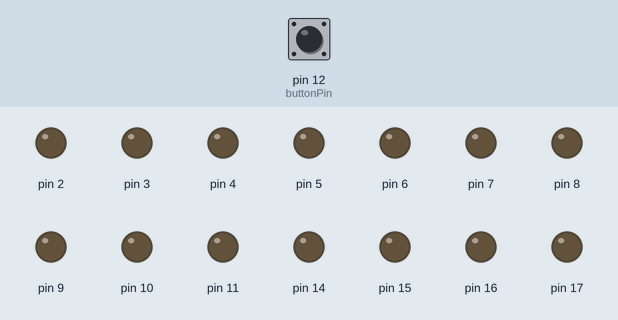
Recording of a sketch running on a simulated Arduino Uno, built with avr-gcc and run on an emulated ATmega328P. Shown: output pins drawn as LEDs (lit = HIGH). The inputs (shaded band) are chosen by the test bench; at power-on: pin 12 (buttonPin) LOW. Pins used as bus, display or sensor lines are not drawn; what the sketch prints to the serial monitor is not drawn.

Above: at 1.2 s.
1.3 s: pin 12 (buttonPin) pulled LOW for 0.15 s
At 2.8 s:
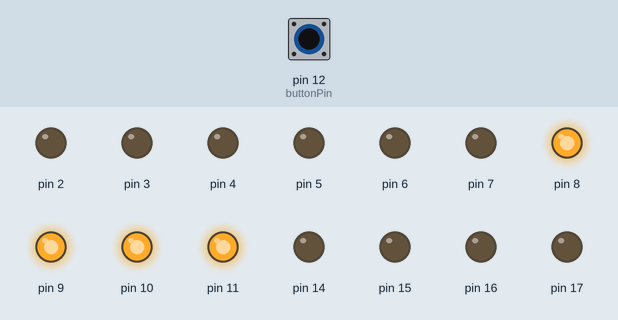
Timing chart, 0 to 4.3 s (numbered marks = the images above; inputs shaded):
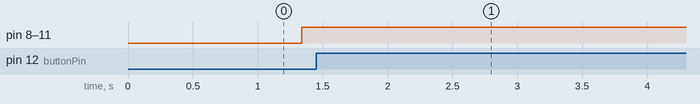

The sketch:

All_Quadrant_Testing_With_Button_Working.ino
```cpp
//DC26_LOADBOARD_2.6MHZ_SQUARE_WAVE_4CYCLES_BUTTON_PB5
//W.McCaffrey, E.Tann, T.Huddleston
//DC2026 Testing 6/6/2025
//Attempt to use PB5 as button input and cycle 4 square waves

volatile byte state = 0;

const int buttonPin = 12;                // PB4 (D12) as button input
const unsigned long debounceDelay = 200; // 200 ms debounce delay
unsigned long lastButtonPressTime = 0;
bool buttonWasPressed = false;

const unsigned int cyclesPerBurst = 4;  // 4 HIGH-LOW cycles per burst (~500 ns per burst)
uint8_t currentCombo = 0;  // Tracks PB0-PB3 combo (0 to 15)
void setup() {
  // Set PB4 (D12) as input
  DDRB &= ~(1 << 4);  // PB4 as input
  PORTB |= (1 << 4);  // Enable pull-up resistor on PB4

  DDRC = 0xFF;  // Set all PC0–PC7 as outputs
  DDRD = 0xFF;  // Set all PD0–PD7 as outputs
  DDRB |= 0x0F;
   Serial.begin(9600);
  Serial.println("Ready");
}

void loop() {
  bool buttonState = (PINB & (1 << 4)) == 0;  // Button pressed = LOW on PB4
  unsigned long currentTime = millis();

  if (buttonState && !buttonWasPressed && (currentTime - lastButtonPressTime > debounceDelay)) {
    buttonWasPressed = true;
    lastButtonPressTime = currentTime;

    //PORTB &= ~0x0F;       // Clear bits 0-3

    // Run 4 bursts of 4 cycles each at 2.6 MHz square wave
    for (int pass = 0; pass < 16; pass++) {

      PORTB &= ~0x0f;
      PORTB = pass;
      for (unsigned int i = 0; i < cyclesPerBurst; i++) {


        PORTC = 0x07;
        PORTD = 0x07;

        PORTC = 0x00;
        PORTD = 0x00;
      }
    }
     currentCombo = (currentCombo + 1) & 0x0F;
  }

  if (!buttonState) {
    buttonWasPressed = false;
  }
}
```

Measured:
- after the input at 1.3 s, pin 8–11: LOW → HIGH at once
